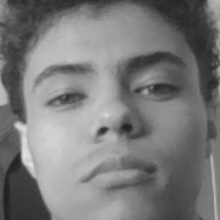
#> input picture fotos/Kaua/10.jpg, 220 x 220 px, given in place of the camera
$ python cadastrarFace.py
#> lines starting #> are read from the running program, lines starting #| are printed output that depends on the picture; after the words box and inside, x2 and y2 are one past the last pixel; in counts of white or black regions, pixels touching at a corner belong together
#> the answer given: fotos/Kaua/10.jpg
### FancyDrawn.py
import cv2 as cv

class FancyDrawn:
    def __init__(self, frame):
        self.__frame = frame

    def draw(self, bbox, l=30, t=10):
        x, y, w, h = bbox
        x1, y1 = x + w, y + h
        #Rectangle
        cv.rectangle(self.__frame, (x, y), (x + w, y + h), (0, 255, 0), thickness=4)# Draw the bounding box
        # Top Left
        cv.line(self.__frame, (x, y), (x + l, y), (0, 255, 0), t)
        cv.line(self.__frame, (x, y), (x, y + l), (0, 255, 0), t)
        # Top Right
        cv.line(self.__frame, (x1, y), (x1 - l, y), (0, 255, 0), t)
        cv.line(self.__frame, (x1, y), (x1, y + l), (0, 255, 0), t)
        # Bottom Left
        cv.line(self.__frame, (x, y1), (x + l, y1), (0, 255, 0), t)
        cv.line(self.__frame, (x, y1), (x, y1 - l), (0, 255, 0), t)
        # Bottom Right
        cv.line(self.__frame, (x1, y1), (x1 - l, y1), (0, 255, 0), t)
        cv.line(self.__frame, (x1, y1), (x1, y1 - l), (0, 255, 0), t)
        return self.__frame


### cadastrarFace.py
import cv2
import numpy as np
import tkinter as tk
import time
from tkinter import *
import os
from FancyDrawn import FancyDrawn

class CadastrarFace():
    def __init__(self, nomeUsuario):
        self.__haarcascade_face = cv2.CascadeClassifier("cascades/haarcascade_frontalface_default.xml")
        self.__amostra = 1
        self.__numeroAmostras = 1000
        self.__largura = 220
        self.__altura = 220
        self.__nomeUsuario=nomeUsuario
    def TirarFotos(self):
        camera = cv2.VideoCapture(0, cv2.CAP_DSHOW)
        cTime=0
        pTime=0
        while True:
            _, video = camera.read()
#> video is the input picture: shape (220, 220, 3); min 32, max 228, mean 122
            imagemCinza = cv2.cvtColor(video, cv2.COLOR_BGR2GRAY)
            detectar_face = self.__haarcascade_face.detectMultiScale(imagemCinza, scaleFactor=1.5, minSize=(100, 100))
#> detectar_face = [[17, 19, 182, 182]]
            cTime=time.time()
            fps=int(1/(cTime-pTime))
            pTime=cTime
            if not os.path.exists(f'fotos/{self.__nomeUsuario}'):
                os.makedirs(f'fotos/{self.__nomeUsuario}')

            for (x, y, w, h) in detectar_face:
                fancydrawn=FancyDrawn(video)
                fancydrawn.draw((x, y, w, h))
                if np.average(imagemCinza) > 30:#Verifica se a média dos valores dos pixels da imagem em escala de cinza (imagemCinza) é maior que 100. Essa verificação é usada para garantir que a imagem tenha um brilho suficiente antes de salvar a imagem da face detectada.
                    imagemFace = cv2.resize(imagemCinza[y:y + h, x:x + w], (self.__largura, self.__altura))
                    dirr = f"fotos/{self.__nomeUsuario}/{self.__amostra}.jpg"
                    cv2.imwrite(dirr, imagemFace)
                    print("foto " + str(self.__amostra) + " capturada com sucesso!")
                    self.__amostra += 1
#> this loop made 1 pass
#> (x1 in draw, y1 in draw, dirr) on pass 1: (199, 201, 'fotos/fotos/Kaua/10.jpg/1.jpg')
#| foto 1 capturada com sucesso!
#> pass 1, in TirarFotos, `imagemFace = cv2.resize(imagemCinza[y:y + h, x:x + w], (self.__largura..`:
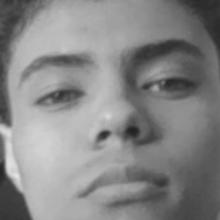
#> imagemFace: shape (220, 220); min 33, max 227, mean 134.3
#> after the loop:
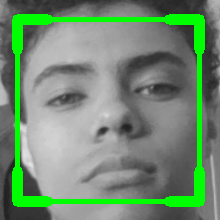
#> video: shape (220, 220, 3); 10.69% of pixels changed, all inside (x1, y1, x2, y2) = (12, 14, 205, 207)
            cv2.putText(video,f"FPS: {fps}",(5,40),cv2.FONT_HERSHEY_PLAIN,2,(0,200,0),3)#putText(frame,text,(positionX,positionY),font,tamanho,(B,G,R),espessura)
            cv2.putText(video,f"Amostras: {self.__amostra}/{self.__numeroAmostras}",(5,70),cv2.FONT_HERSHEY_PLAIN,2,(0,200,0),3)#putText(frame,text,(positionX,positionY),font,tamanho,(B,G,R),espessura)
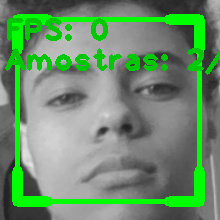
#> video: shape (220, 220, 3); mean B, G, R 106.1, 142.8, 106.1
            cv2.imshow("Video", video)

            if cv2.waitKey(1) == ord("q"):
#> (key q is pressed here)
                break

            if self.__amostra >= self.__numeroAmostras + 1:
                break

        print("Imagens da face capturadas com sucesso!")

        camera.release()
        cv2.destroyAllWindows()

if __name__ == "__main__":
    nomeUsuario = input("Digite o nome do usuário: ")
    if nomeUsuario:
        cadastrarFace=CadastrarFace(nomeUsuario)
        cadastrarFace.TirarFotos()

$ run again, on fotos/Kaua/101.jpg
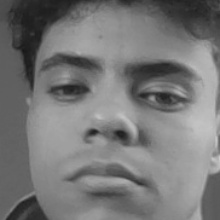
#> input picture fotos/Kaua/101.jpg, 220 x 220 px, given in place of the camera
#> in TirarFotos, video is the input picture: shape (220, 220, 3); min 22, max 202, mean 119.2
#> detectar_face = [[12, 11, 182, 182]]
#> the loop in TirarFotos, `for (x, y, w, h) in detectar_face:` made 1 pass
#> (x1 in draw, y1 in draw, dirr) on pass 1: (194, 193, 'fotos/fotos/Kaua/101.jpg/1.jpg')
#> (printed output is left out)
#> pass 1, in TirarFotos, `imagemFace = cv2.resize(imagemCinza[y:y + h, x:x + w], (self.__largura..`:
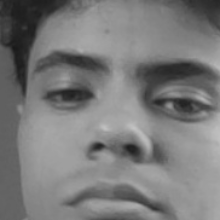
#> imagemFace: shape (220, 220); min 25, max 194, mean 122
#> in TirarFotos, `cv2.putText(video,f"Amostras: {self.__amostra}/{self.__numeroAmostras}..`:
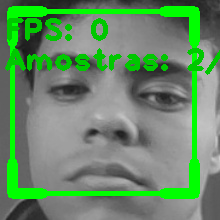
#> video: shape (220, 220, 3); mean B, G, R 102.6, 140.1, 102.6

$ run again, on fotos/Kaua/102.jpg
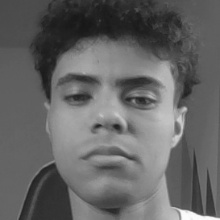
#> input picture fotos/Kaua/102.jpg, 220 x 220 px, given in place of the camera
#> in TirarFotos, video is the input picture: shape (220, 220, 3); min 22, max 253, mean 100.6
#> detectar_face = [[19, 23, 182, 182]]
#> the loop in TirarFotos, `for (x, y, w, h) in detectar_face:` made 1 pass
#> (x1 in draw, y1 in draw, dirr) on pass 1: (201, 205, 'fotos/fotos/Kaua/102.jpg/1.jpg')
#> (printed output is left out)
#> pass 1, in TirarFotos, `imagemFace = cv2.resize(imagemCinza[y:y + h, x:x + w], (self.__largura..`:
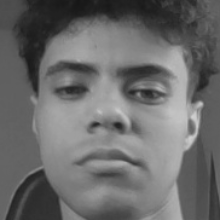
#> imagemFace: shape (220, 220); min 22, max 207, mean 106.7
#> in TirarFotos, `cv2.putText(video,f"Amostras: {self.__amostra}/{self.__numeroAmostras}..`:
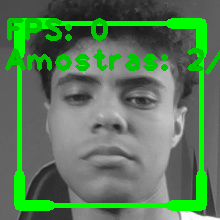
#> video: shape (220, 220, 3); mean B, G, R 87.1, 123.4, 87.1

$ run again, on fotos/Kaua/104.jpg
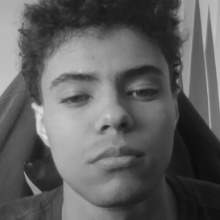
#> input picture fotos/Kaua/104.jpg, 220 x 220 px, given in place of the camera
#> in TirarFotos, video is the input picture: shape (220, 220, 3); min 11, max 223, mean 94.9
#> detectar_face = [[18, 20, 182, 182]]
#> the loop in TirarFotos, `for (x, y, w, h) in detectar_face:` made 1 pass
#> (x1 in draw, y1 in draw, dirr) on pass 1: (200, 202, 'fotos/fotos/Kaua/104.jpg/1.jpg')
#> (printed output is left out)
#> pass 1, in TirarFotos, `imagemFace = cv2.resize(imagemCinza[y:y + h, x:x + w], (self.__largura..`:
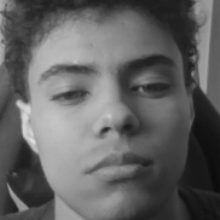
#> imagemFace: shape (220, 220); min 11, max 221, mean 98
#> in TirarFotos, `cv2.putText(video,f"Amostras: {self.__amostra}/{self.__numeroAmostras}..`:
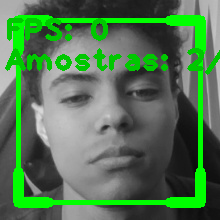
#> video: shape (220, 220, 3); mean B, G, R 80.9, 117.5, 80.9
